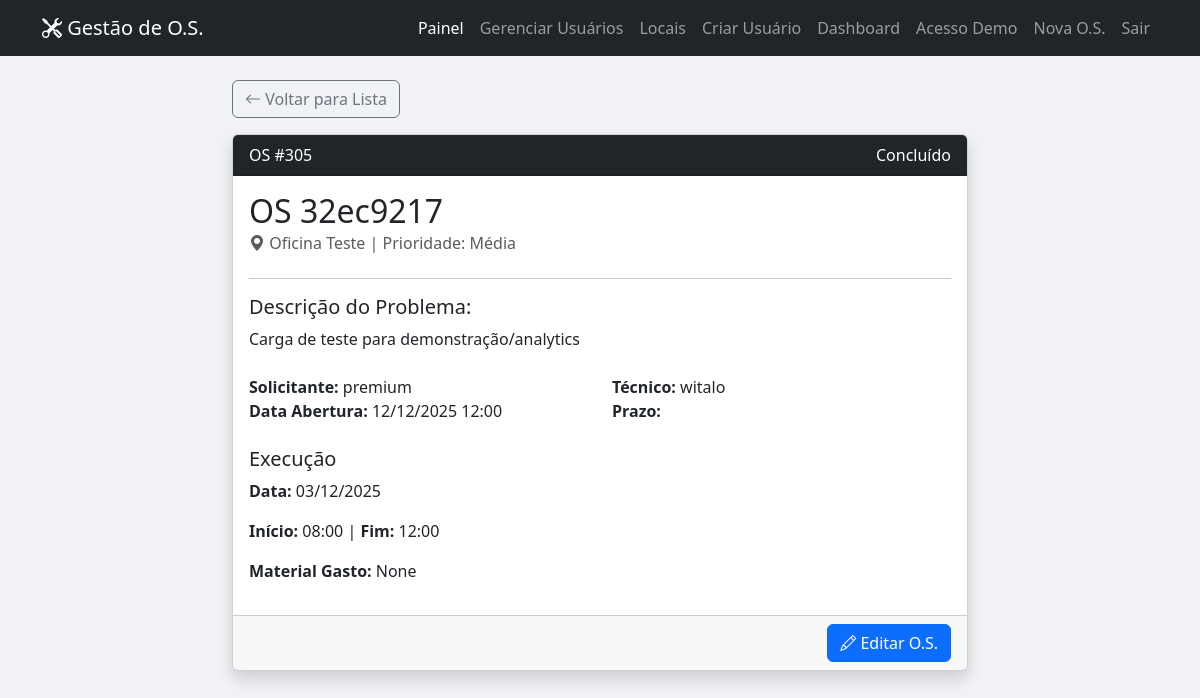
The app's page /ordem/305/ (signed in) with its own data.
### core/models.py (models this page shows, shortened)
class OrdemServico(models.Model):
    class Status(models.TextChoices):
        PENDENTE = 'PENDENTE', 'Pendente'
        EM_ANDAMENTO = 'EM_ANDAMENTO', 'Em Andamento'
        ATRASADO = 'ATRASADO', 'Atrasado'
        CONCLUIDO = 'CONCLUIDO', 'Concluído'
    class Prioridade(models.TextChoices):
        BAIXA = 'BAIXA', 'Baixa'
        MEDIA = 'MEDIA', 'Média'
        ALTA = 'ALTA', 'Alta'
        CRITICA = 'CRITICA', 'Crítica'
    titulo = models.CharField("Item / Título", max_length=200)
    descricao = models.TextField("Descrição do Problema")
    local = models.ForeignKey('Local', null=True, blank=True, on_delete=models.SET_NULL, related_name='ordens')
    data_criacao = models.DateTimeField(auto_now_add=True)
    updated_at = models.DateTimeField(auto_now=True, null=True)
    data_conclusao = models.DateTimeField("Data da Realização", null=True, blank=True)
    data_execucao = models.DateField("Data de Execução", null=True, blank=True)
    hora_inicio = models.TimeField("Hora Início", null=True, blank=True)
    hora_fim = models.TimeField("Hora Fim", null=True, blank=True)
    material_gasto = models.TextField("Material Gasto", null=True, blank=True)
    gerou_nova_os = models.BooleanField(default=False)
    ordem_relacionada = models.ForeignKey('self', null=True, blank=True, on_delete=models.SET_NULL, related_name='ordens_relacionadas')
    duracao_exec = models.DurationField(null=True, blank=True)
    solicitante = models.ForeignKey(User, on_delete=models.PROTECT, related_name='os_abertas', db_index=True)
    tecnico_responsavel = models.ForeignKey(User, on_delete=models.SET_NULL, null=True, blank=True, related_name='os_tecnicas', db_index=True)
    status = models.CharField(max_length=20, choices=Status.choices, default=Status.PENDENTE, db_index=True)
    prioridade = models.CharField(max_length=10, choices=Prioridade.choices, default=Prioridade.MEDIA, db_index=True)
    prazo_limite = models.DateField("Prazo Limite", null=True, blank=True, db_index=True)
    acao_corretiva = models.TextField("Ação Corretiva", blank=True, null=True)
    class Meta:
        ordering = ['-data_criacao']

class Local(models.Model):
    nome = models.CharField(max_length=120)
    tecnicos = models.ManyToManyField(User, blank=True, related_name='locais_tecnicos')

### core/views.py (the view)
# urls.py: path('ordem/<int:id>/', detalhe_ordem, name='detalhe_ordem'),
@login_required
def detalhe_ordem(request, id):
    ordem = get_object_or_404(OrdemServico, id=id)
    historico = ordem.historico.all()
    return render(request, 'detalhe_ordem.html', {'ordem': ordem, 'historico': historico})

### core/templates/detalhe_ordem.html (shortened to what this page needs)
{% extends 'base.html' %}
{% block content %}
<div class="row justify-content-center">
    <div class="col-md-8">
        <a href="/" class="btn btn-outline-secondary mb-3">
            <i class="bi bi-arrow-left"></i> Voltar para Lista
        </a>
        <div class="card shadow">
            <div class="card-header bg-dark text-white d-flex justify-content-between">
                <span>OS #{{ ordem.id }}</span>
                <span>{{ ordem.get_status_display }}</span>
            </div>
            <div class="card-body">
                <h2 class="card-title">{{ ordem.titulo }}</h2>
                <h6 class="card-subtitle mb-4 text-muted">
                    <i class="bi bi-geo-alt-fill"></i> {% if ordem.local %}{{ ordem.local.nome }}{% endif %}
                    | Prioridade: {{ ordem.get_prioridade_display }}
                </h6>
                <hr>
                <div class="mb-4">
                    <h5>Descrição do Problema:</h5>
                    <p class="lead" style="font-size: 1rem;">{{ ordem.descricao }}</p>
                </div>
                <div class="row mb-4">
                    <div class="col-md-6">
                        <strong>Solicitante:</strong> {{ ordem.solicitante.username }}<br>
                        <strong>Data Abertura:</strong> {{ ordem.data_criacao|date:"d/m/Y H:i" }}
                    </div>
                    <div class="col-md-6">
                        <strong>Técnico:</strong>
                        {% if ordem.tecnico_responsavel %}
                            {{ ordem.tecnico_responsavel.username }}
                        {% else %}
                            <span class="text-danger">Não atribuído</span>
                        {% endif %}
                        <br>
                        <strong>Prazo:</strong> {{ ordem.prazo_limite|date:"d/m/Y" }}
                    </div>
                </div>
                {% if ordem.data_execucao %}
                <div class="mt-3">
                    <h5>Execução</h5>
                    <p><strong>Data:</strong> {{ ordem.data_execucao|date:"d/m/Y" }}</p>
                    <p><strong>Início:</strong> {{ ordem.hora_inicio }} | <strong>Fim:</strong> {{ ordem.hora_fim }}</p>
                    <p><strong>Material Gasto:</strong> {{ ordem.material_gasto }}</p>
                </div>
                {% endif %}
            </div>
            <div class="card-footer text-end">
                {% if user.is_superuser or user.profile.role == 'PREMIUM' %}
                <a href="/editar/{{ ordem.id }}/" class="btn btn-primary">
                    <i class="bi bi-pencil"></i> Editar O.S.
                </a>
                {% endif %}
            </div>
        </div>
    </div>
</div>
{% endblock %}

### core/templates/base.html (style rules this page uses)
body { background-color: #f0f2f5; }

### records on screen
OrdemServico: id "305", status "Concluído", titulo "OS 32ec9217", local.nome "Oficina Teste", prioridade "Média", descricao "Carga de teste para demonstração/analytics", solicitante.username "premium", data_criacao "12/12/2025 12:00", tecnico_responsavel.username "witalo", data_execucao "03/12/2025", hora_inicio "08:00", hora_fim "12:00", material_gasto "None"
